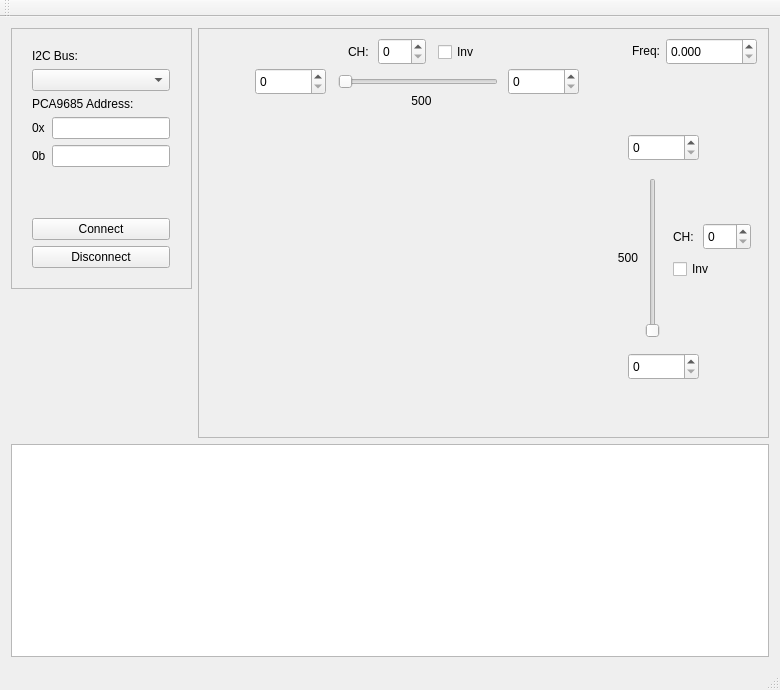
<?xml version="1.0" encoding="UTF-8"?>
<ui version="4.0">
 <class>MainWindow</class>
 <widget class="QMainWindow" name="MainWindow">
  <property name="geometry">
   <rect>
    <x>0</x>
    <y>0</y>
    <width>780</width>
    <height>690</height>
   </rect>
  </property>
  <property name="sizePolicy">
   <sizepolicy hsizetype="Fixed" vsizetype="Fixed">
    <horstretch>0</horstretch>
    <verstretch>0</verstretch>
   </sizepolicy>
  </property>
  <property name="minimumSize">
   <size>
    <width>780</width>
    <height>680</height>
   </size>
  </property>
  <property name="windowTitle">
   <string>PCA9685 Servo Driver Calibration</string>
  </property>
  <property name="windowIcon">
   <iconset resource="images.qrc">
    <normaloff>:/logo/Logo_1x_White.png</normaloff>:/logo/Logo_1x_White.png</iconset>
  </property>
  <widget class="QWidget" name="centralWidget">
   <layout class="QGridLayout" name="gridLayout_2">
    <item row="0" column="0">
     <layout class="QVBoxLayout" name="verticalLayout_3">
      <property name="sizeConstraint">
       <enum>QLayout::SetDefaultConstraint</enum>
      </property>
      <item>
       <layout class="QHBoxLayout" name="horizontalLayout">
        <item>
         <layout class="QVBoxLayout" name="verticalLayout_4">
          <item>
           <widget class="QFrame" name="frame">
            <property name="sizePolicy">
             <sizepolicy hsizetype="Fixed" vsizetype="Fixed">
              <horstretch>0</horstretch>
              <verstretch>0</verstretch>
             </sizepolicy>
            </property>
            <property name="minimumSize">
             <size>
              <width>181</width>
              <height>261</height>
             </size>
            </property>
            <property name="frameShape">
             <enum>QFrame::StyledPanel</enum>
            </property>
            <property name="frameShadow">
             <enum>QFrame::Raised</enum>
            </property>
            <widget class="QWidget" name="verticalLayoutWidget">
             <property name="geometry">
              <rect>
               <x>10</x>
               <y>10</y>
               <width>160</width>
               <height>241</height>
              </rect>
             </property>
             <layout class="QVBoxLayout" name="verticalLayout_2">
              <item>
               <widget class="QLabel" name="label">
                <property name="text">
                 <string>I2C Bus:</string>
                </property>
               </widget>
              </item>
              <item>
               <widget class="QComboBox" name="cbBusSelect"/>
              </item>
              <item>
               <widget class="QLabel" name="label_2">
                <property name="text">
                 <string>PCA9685 Address:</string>
                </property>
               </widget>
              </item>
              <item>
               <layout class="QGridLayout" name="gridLayout">
                <item row="0" column="0">
                 <widget class="QLabel" name="label_3">
                  <property name="text">
                   <string>0x</string>
                  </property>
                 </widget>
                </item>
                <item row="0" column="1">
                 <widget class="QLineEdit" name="leAddressHex">
                  <property name="toolTip">
                   <string>Slave address in hexadecimal format</string>
                  </property>
                  <property name="inputMask">
                   <string>&gt;HH</string>
                  </property>
                  <property name="text">
                   <string/>
                  </property>
                 </widget>
                </item>
                <item row="1" column="0">
                 <widget class="QLabel" name="label_4">
                  <property name="text">
                   <string>0b</string>
                  </property>
                 </widget>
                </item>
                <item row="1" column="1">
                 <widget class="QLineEdit" name="leAddressBin">
                  <property name="toolTip">
                   <string>Slave address in binary format</string>
                  </property>
                  <property name="inputMask">
                   <string>BBBBBBBB</string>
                  </property>
                  <property name="text">
                   <string/>
                  </property>
                 </widget>
                </item>
               </layout>
              </item>
              <item>
               <spacer name="verticalSpacer">
                <property name="orientation">
                 <enum>Qt::Vertical</enum>
                </property>
                <property name="sizeHint" stdset="0">
                 <size>
                  <width>20</width>
                  <height>40</height>
                 </size>
                </property>
               </spacer>
              </item>
              <item>
               <widget class="QPushButton" name="btConnect">
                <property name="text">
                 <string>Connect</string>
                </property>
               </widget>
              </item>
              <item>
               <widget class="QPushButton" name="btDisconnect">
                <property name="text">
                 <string>Disconnect</string>
                </property>
               </widget>
              </item>
             </layout>
            </widget>
           </widget>
          </item>
          <item>
           <widget class="QLabel" name="label_7">
            <property name="text">
             <string/>
            </property>
            <property name="pixmap">
             <pixmap resource="images.qrc">:/logo/Logo_1x.png</pixmap>
            </property>
            <property name="scaledContents">
             <bool>false</bool>
            </property>
            <property name="alignment">
             <set>Qt::AlignCenter</set>
            </property>
           </widget>
          </item>
         </layout>
        </item>
        <item>
         <widget class="QFrame" name="frame_2">
          <property name="sizePolicy">
           <sizepolicy hsizetype="Expanding" vsizetype="Fixed">
            <horstretch>0</horstretch>
            <verstretch>0</verstretch>
           </sizepolicy>
          </property>
          <property name="minimumSize">
           <size>
            <width>0</width>
            <height>410</height>
           </size>
          </property>
          <property name="frameShape">
           <enum>QFrame::StyledPanel</enum>
          </property>
          <property name="frameShadow">
           <enum>QFrame::Raised</enum>
          </property>
          <widget class="QLabel" name="lImage">
           <property name="geometry">
            <rect>
             <x>10</x>
             <y>110</y>
             <width>401</width>
             <height>241</height>
            </rect>
           </property>
           <property name="text">
            <string/>
           </property>
           <property name="pixmap">
            <pixmap resource="images.qrc">:/car/images/Car.png</pixmap>
           </property>
           <property name="scaledContents">
            <bool>true</bool>
           </property>
          </widget>
          <widget class="QLabel" name="lDir1">
           <property name="geometry">
            <rect>
             <x>10</x>
             <y>80</y>
             <width>111</width>
             <height>31</height>
            </rect>
           </property>
           <property name="text">
            <string/>
           </property>
           <property name="pixmap">
            <pixmap resource="images.qrc">:/car/images/Arrow_Right.png</pixmap>
           </property>
           <property name="scaledContents">
            <bool>true</bool>
           </property>
          </widget>
          <widget class="QLabel" name="lDir2">
           <property name="geometry">
            <rect>
             <x>10</x>
             <y>350</y>
             <width>111</width>
             <height>31</height>
            </rect>
           </property>
           <property name="text">
            <string/>
           </property>
           <property name="pixmap">
            <pixmap resource="images.qrc">:/car/images/Arrow_Right.png</pixmap>
           </property>
           <property name="scaledContents">
            <bool>true</bool>
           </property>
          </widget>
          <widget class="QSlider" name="slidSpeed">
           <property name="geometry">
            <rect>
             <x>140</x>
             <y>39</y>
             <width>160</width>
             <height>29</height>
            </rect>
           </property>
           <property name="orientation">
            <enum>Qt::Horizontal</enum>
           </property>
          </widget>
          <widget class="QSlider" name="slidSteer">
           <property name="geometry">
            <rect>
             <x>440</x>
             <y>150</y>
             <width>29</width>
             <height>160</height>
            </rect>
           </property>
          </widget>
          <widget class="QSpinBox" name="sBSpeedBot">
           <property name="geometry">
            <rect>
             <x>57</x>
             <y>40</y>
             <width>71</width>
             <height>27</height>
            </rect>
           </property>
           <property name="toolTip">
            <string>Lower border for speed PWM signal</string>
           </property>
          </widget>
          <widget class="QSpinBox" name="sBSpeedTop">
           <property name="geometry">
            <rect>
             <x>310</x>
             <y>40</y>
             <width>71</width>
             <height>27</height>
            </rect>
           </property>
           <property name="toolTip">
            <string>Upper border for speed PWM signal</string>
           </property>
          </widget>
          <widget class="QSpinBox" name="sBSteerTop">
           <property name="geometry">
            <rect>
             <x>430</x>
             <y>106</y>
             <width>71</width>
             <height>27</height>
            </rect>
           </property>
           <property name="toolTip">
            <string>Upper border for steering PWM signal</string>
           </property>
          </widget>
          <widget class="QSpinBox" name="sBSteerBot">
           <property name="geometry">
            <rect>
             <x>430</x>
             <y>325</y>
             <width>71</width>
             <height>27</height>
            </rect>
           </property>
           <property name="toolTip">
            <string>Lower border for steering PWM signal</string>
           </property>
          </widget>
          <widget class="QLabel" name="lSpeedVal">
           <property name="geometry">
            <rect>
             <x>190</x>
             <y>64</y>
             <width>67</width>
             <height>17</height>
            </rect>
           </property>
           <property name="text">
            <string>500</string>
           </property>
           <property name="alignment">
            <set>Qt::AlignCenter</set>
           </property>
          </widget>
          <widget class="QLabel" name="lSteerVal">
           <property name="geometry">
            <rect>
             <x>389</x>
             <y>220</y>
             <width>51</width>
             <height>20</height>
            </rect>
           </property>
           <property name="text">
            <string>500</string>
           </property>
           <property name="alignment">
            <set>Qt::AlignRight|Qt::AlignTrailing|Qt::AlignVCenter</set>
           </property>
          </widget>
          <widget class="QCheckBox" name="cbInvSpeed">
           <property name="geometry">
            <rect>
             <x>240</x>
             <y>13</y>
             <width>51</width>
             <height>22</height>
            </rect>
           </property>
           <property name="toolTip">
            <string>Invert speed control</string>
           </property>
           <property name="text">
            <string>Inv</string>
           </property>
          </widget>
          <widget class="QCheckBox" name="cbInvSteer">
           <property name="geometry">
            <rect>
             <x>475</x>
             <y>230</y>
             <width>51</width>
             <height>22</height>
            </rect>
           </property>
           <property name="toolTip">
            <string>Invert steering control</string>
           </property>
           <property name="text">
            <string>Inv</string>
           </property>
          </widget>
          <widget class="QSpinBox" name="sbChannelSpeed">
           <property name="geometry">
            <rect>
             <x>180</x>
             <y>10</y>
             <width>48</width>
             <height>27</height>
            </rect>
           </property>
           <property name="toolTip">
            <string>PWM channel for speed control (ESC)</string>
           </property>
           <property name="maximum">
            <number>15</number>
           </property>
          </widget>
          <widget class="QLabel" name="label_5">
           <property name="geometry">
            <rect>
             <x>150</x>
             <y>15</y>
             <width>31</width>
             <height>17</height>
            </rect>
           </property>
           <property name="text">
            <string>CH:</string>
           </property>
          </widget>
          <widget class="QSpinBox" name="sbChannelSteer">
           <property name="geometry">
            <rect>
             <x>505</x>
             <y>195</y>
             <width>48</width>
             <height>27</height>
            </rect>
           </property>
           <property name="toolTip">
            <string>PWM channel for steering servo</string>
           </property>
           <property name="maximum">
            <number>15</number>
           </property>
          </widget>
          <widget class="QLabel" name="label_6">
           <property name="geometry">
            <rect>
             <x>475</x>
             <y>200</y>
             <width>31</width>
             <height>17</height>
            </rect>
           </property>
           <property name="text">
            <string>CH:</string>
           </property>
          </widget>
          <widget class="QLabel" name="label_8">
           <property name="geometry">
            <rect>
             <x>421</x>
             <y>13</y>
             <width>41</width>
             <height>20</height>
            </rect>
           </property>
           <property name="text">
            <string>Freq:</string>
           </property>
           <property name="alignment">
            <set>Qt::AlignRight|Qt::AlignTrailing|Qt::AlignVCenter</set>
           </property>
          </widget>
          <widget class="QDoubleSpinBox" name="sBFreq">
           <property name="geometry">
            <rect>
             <x>468</x>
             <y>10</y>
             <width>91</width>
             <height>27</height>
            </rect>
           </property>
           <property name="toolTip">
            <string>PWM frequency for all PWM channels</string>
           </property>
           <property name="decimals">
            <number>3</number>
           </property>
          </widget>
         </widget>
        </item>
       </layout>
      </item>
      <item>
       <widget class="QTextBrowser" name="tbLog">
        <property name="frameShape">
         <enum>QFrame::StyledPanel</enum>
        </property>
       </widget>
      </item>
     </layout>
    </item>
   </layout>
  </widget>
  <widget class="QMenuBar" name="menuBar">
   <property name="geometry">
    <rect>
     <x>0</x>
     <y>0</y>
     <width>780</width>
     <height>25</height>
    </rect>
   </property>
  </widget>
  <widget class="QToolBar" name="mainToolBar">
   <attribute name="toolBarArea">
    <enum>TopToolBarArea</enum>
   </attribute>
   <attribute name="toolBarBreak">
    <bool>false</bool>
   </attribute>
  </widget>
  <widget class="QStatusBar" name="statusBar"/>
 </widget>
 <layoutdefault spacing="6" margin="11"/>
 <resources>
  <include location="images.qrc"/>
 </resources>
 <connections>
  <connection>
   <sender>slidSteer</sender>
   <signal>sliderMoved(int)</signal>
   <receiver>lSteerVal</receiver>
   <slot>setNum(int)</slot>
   <hints>
    <hint type="sourcelabel">
     <x>649</x>
     <y>275</y>
    </hint>
    <hint type="destinationlabel">
     <x>631</x>
     <y>275</y>
    </hint>
   </hints>
  </connection>
  <connection>
   <sender>slidSpeed</sender>
   <signal>sliderMoved(int)</signal>
   <receiver>lSpeedVal</receiver>
   <slot>setNum(int)</slot>
   <hints>
    <hint type="sourcelabel">
     <x>425</x>
     <y>103</y>
    </hint>
    <hint type="destinationlabel">
     <x>425</x>
     <y>127</y>
    </hint>
   </hints>
  </connection>
 </connections>
</ui>
